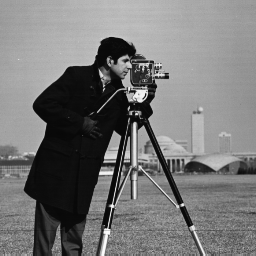
%> input picture DIP_CA2/cameraman.tif, 256 x 256 px
$ octave question2.m   (GNU Octave 9; MATLAB toolbox functions it lacks are replaced by stand-ins)
%> lines starting %> are read from the running program, lines starting %| are printed output that depends on the picture
image = imread('cameraman.tif');
%> image is the input picture: size 256x256 uint8; min 7, max 253, mean 118.7

% --fourier transform of images-- %
% do 2D fast fourier transform
image_after_fft = fft2(image);
% move the origin to center
F = fftshift(image_after_fft);
% spectrum display
image_spectrum = log(1 + abs(F));
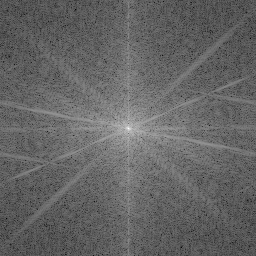
%> image_spectrum: size 256x256 double; min 2.56, max 15.87, mean 7.84; drawn with min black and max white

% --circle matrix-- %
% create a grid(matrix)
[x, y] = meshgrid(-128:127, -128:127);
% get circle radius
z = sqrt(x.^2+y.^2);

% -----ideal lowpss filtering with a cutoff frequency of '5'----- %
circle = (z < 5);

% --spectrum after lowerpass filter-- %
% filter by the circle matrix
imglp = F .*circle;
% spectrum display
specturm_ILPF = log(1 + abs(imglp));

% --lowerpass filtered image-- %
% do 2D inverse fast fourier transform
image_ILPF_ifft = ifft2(imglp);
% real part of image
image_ILPF_real_part = real(image_ILPF_ifft);
% convert datatype to uint8
image_ILPF = uint8(image_ILPF_real_part);

% --image output-- %
figure('Name','ideal lowpss filtering with a cutoff frequency of 5','NumberTitle','off');
subplot(2, 2, 1); imshow(image);
title('(a) original','fontname','雅痞-繁', 'Color', 'k', 'FontSize', 14);
subplot(2, 2, 2); imshow(mat2gray(image_spectrum));
title('(b) spectrum','fontname','雅痞-繁', 'Color', 'k', 'FontSize', 14);
subplot(2, 2, 3); imshow(specturm_ILPF);
title('(c) spectrum after ILPF','fontname','雅痞-繁', 'Color', 'k', 'FontSize', 14);
subplot(2, 2, 4); imshow(image_ILPF);
title('(d) image after ILPF','fontname','雅痞-繁', 'Color', 'k', 'FontSize', 14);

% -----ideal lowpss filtering with a cutoff frequency of '30'----- %
circle = (z < 30);

imglp = F .*circle;
specturm_ILPF = log(1 + abs(imglp));

image_ILPF_ifft = ifft2(imglp);
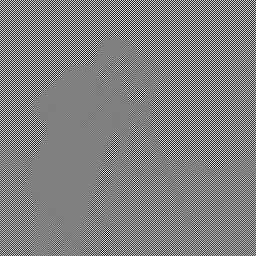
%> image_ILPF_ifft: size 256x256 double; min -255.1, max 255.2, mean 0; drawn with min black and max white
image_ILPF_real_part = real(image_ILPF_ifft);
image_ILPF = uint8(image_ILPF_real_part);
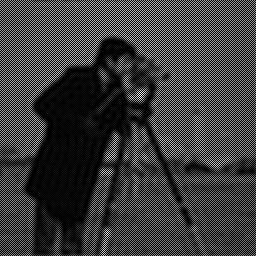
%> image_ILPF: size 256x256 uint8; min 0, max 255, mean 59.4

figure('Name','ideal lowpss filtering with a cutoff frequency of 30','NumberTitle','off');
subplot(2, 2, 1); imshow(image);
title('(a) original','fontname','雅痞-繁', 'Color', 'k', 'FontSize', 14);
subplot(2, 2, 2); imshow(mat2gray(image_spectrum));
title('(b) spectrum','fontname','雅痞-繁', 'Color', 'k', 'FontSize', 14);
subplot(2, 2, 3); imshow(mat2gray(specturm_ILPF));
title('(c) spectrum after ILPF','fontname','雅痞-繁', 'Color', 'k', 'FontSize', 14);
subplot(2, 2, 4); imshow(image_ILPF);
title('(d) image after ILPF','fontname','雅痞-繁', 'Color', 'k', 'FontSize', 14);

% -----ideal highpass filtering with a cutoff frequency of '5'----- %
circle = (z > 5);

imglp = F .*circle;
specturm_IHPF = log(1 + abs(imglp));
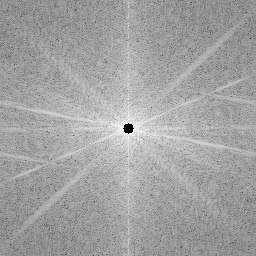
%> specturm_IHPF: size 256x256 double; min 0, max 12.26, mean 7.82; drawn with min black and max white

image_IHPF_ifft = ifft2(imglp);
image_IHPF_real_part = real(image_IHPF_ifft);
image_IHPF = uint8(image_IHPF_real_part);

figure('Name','ideal highpass filtering with a cutoff frequency of 5','NumberTitle','off');
subplot(2, 2, 1); imshow(image);
title('(a) original','fontname','雅痞-繁', 'Color', 'k', 'FontSize', 14);
subplot(2, 2, 2); imshow(mat2gray(image_spectrum));
title('(b) spectrum','fontname','雅痞-繁', 'Color', 'k', 'FontSize', 14);
subplot(2, 2, 3); imshow(mat2gray(specturm_IHPF));
title('(c) spectrum after IHPF','fontname','雅痞-繁', 'Color', 'k', 'FontSize', 14);
subplot(2, 2, 4); imshow(image_IHPF);
title('(d) image after IHPF','fontname','雅痞-繁', 'Color', 'k', 'FontSize', 14);

% -----ideal highpass filtering with a cutoff frequency of '30'----- %
circle = (z > 30);

imglp = F .*circle;
specturm_IHPF = log(1 + abs(imglp));
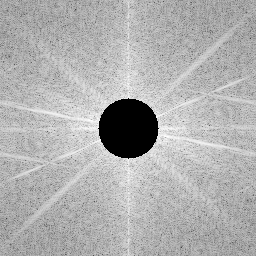
%> specturm_IHPF: size 256x256 double; min 0, max 10.77, mean 7.41; drawn with min black and max white

image_IHPF_ifft = ifft2(imglp);
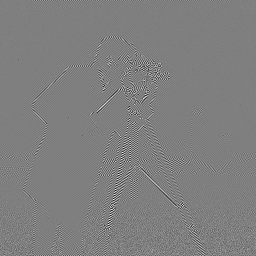
%> image_IHPF_ifft: size 256x256 double; min -180.5, max 181, mean 0; drawn with min black and max white
image_IHPF_real_part = real(image_IHPF_ifft);
image_IHPF = uint8(image_IHPF_real_part);
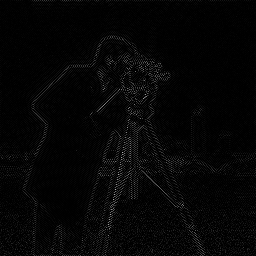
%> image_IHPF: size 256x256 uint8; min 0, max 181, mean 5.4

figure('Name','ideal highpass filtering with a cutoff frequency of 30','NumberTitle','off');
subplot(2, 2, 1); imshow(image);
title('(a) original','fontname','雅痞-繁', 'Color', 'k', 'FontSize', 14);
subplot(2, 2, 2); imshow(mat2gray(image_spectrum));
title('(b) spectrum','fontname','雅痞-繁', 'Color', 'k', 'FontSize', 14);
subplot(2, 2, 3); imshow(mat2gray(specturm_IHPF));
title('(c) spectrum after IHPF','fontname','雅痞-繁', 'Color', 'k', 'FontSize', 14);
subplot(2, 2, 4); imshow(image_IHPF);
title('(d) image after IHPF','fontname','雅痞-繁', 'Color', 'k', 'FontSize', 14);
